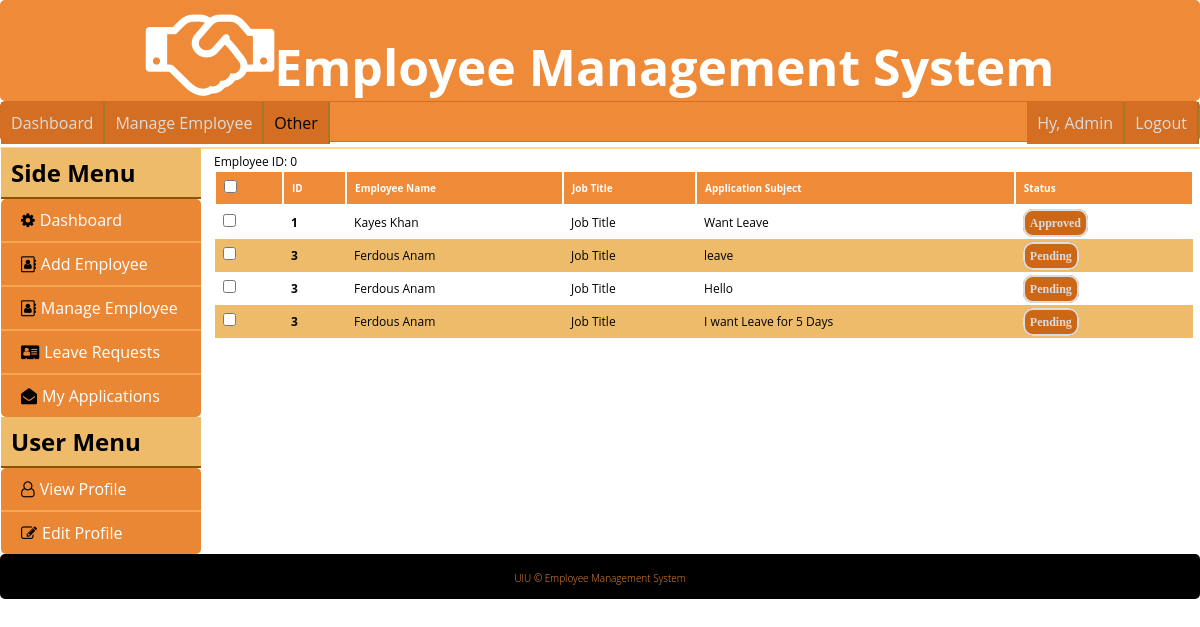
Page /manageleave.php (signed in) on the committed database.
### tables this page shows
CREATE TABLE `tlb_leave_applications` (
  `id` int(11) NOT NULL,
  `employee_id` int(11) NOT NULL,
  `app_subject` varchar(255) NOT NULL,
  `app_body` text NOT NULL,
  `app_approval` tinyint(4) NOT NULL DEFAULT '0'
);

CREATE TABLE `employee` (
  `id` int(11) NOT NULL,
  `first_name` varchar(50) NOT NULL,
  `last_name` varchar(50) NOT NULL,
  `username` varchar(50) NOT NULL,
  `password` varchar(50) NOT NULL,
  `job_title` varchar(50) NOT NULL,
  `employment_status` varchar(50) NOT NULL,
  `sub_unit` varchar(50) NOT NULL,
  `supervisor_id` int(11) NOT NULL,
  `cell_phone` varchar(20) NOT NULL,
  `home_phone` varchar(20) NOT NULL,
  `email` varchar(50) NOT NULL,
  `emergency_contact_name` varchar(50) NOT NULL,
  `emergency_contact_number` varchar(20) NOT NULL,
  `current_address` varchar(255) NOT NULL,
  `permanent_address` varchar(255) NOT NULL,
  `dob` date NOT NULL,
  `blood_group` varchar(3) NOT NULL,
  `gender` tinyint(4) NOT NULL,
  `image` varchar(255) NOT NULL
);

### lib/Database.php (called while the page is built, shortened)
<?php
Class Database{
 public $host   = DB_HOST;
 public $user   = DB_USER;
 public $pass   = DB_PASS;
 public $dbname = DB_NAME;
 public $link;
private function connectDB(){
 $this->link = new mysqli($this->host, $this->user, $this->pass,
  $this->dbname);
 }
public function select($query){
  $result = $this->link->query($query) or
   die($this->link->error.__LINE__);
  if($result->num_rows > 0){
    return $result;
  } else {
    return false;
  }
 }
}

### lib/Session.php (called while the page is built, shortened)
<?php
class Session{
 public static function get($key){
  if (isset($_SESSION[$key])) {
   return $_SESSION[$key];
  } else {
   return false;
  }
 }
}
?>

### classes/Application.php (called while the page is built, shortened)
<?php
	$filepath = realpath(dirname(__FILE__));
	include_once($filepath.'/../lib/Session.php');
	include_once($filepath.'/../lib/Database.php');
?>
<?php
class Application
{
	private $db;
	public function __construct(){
		$this->db = new Database();
	}
	public function getApplicationsBySupervisor($supervisor_id)
	{
		if ($supervisor_id == 0) {
			$query = "SELECT * FROM tlb_leave_applications JOIN employee
						ON tlb_leave_applications.employee_id = employee.id";
		}
		else {
			$query = "SELECT * FROM tlb_leave_applications JOIN employee
						ON tlb_leave_applications.employee_id = employee.id
						WHERE employee.supervisor_id = '$supervisor_id'";
		}
		$result = $this->db->select($query);
		return $result;
	}
}
?>

### manageleave.php (the view, shortened to what this page needs)
<?php include 'inc/header.php'; ?>
<?php include 'plugins/leftsidebar.php'; ?>
<div class="main-content tableview">
	<table id="tablelist">
	  <thead>
	  <tr class="active">
	    <th><input type="checkbox" name="checked_id"></th>
	    <th>ID</th>
	    <th>Employee Name</th>
	    <th>Job Title</th>
	    <th>Application Subject</th>
	    <th>Status</th>
	  </tr>
	  </thead>
	  <tbody>
	  <?php
	  	$emId = Session::get("employee_id");
	    $getApp = $app->getApplicationsBySupervisor($emId);
	    if ($getApp) {
	      while ($result = $getApp->fetch_assoc()) {
	   ?>
	  <tr><a href="#">
	  	<td><input type="checkbox" name=""></td>
	  	<td><a href="leaveApp.php?appid=<?= $result['id'] ?>"><?php echo $result['id']; ?></a></td>
	    <td><?= $result['first_name'], " ", $result['last_name'] ?></td>
	    <td>Job Title</td>
	    <td><?= $result['app_subject'] ?></td>
	    <td>
	    	<a class="btn btn-default" href="leaveApp.php?appid=<?php echo $result['id']; ?>">
	    		<?php
		    		if ($result['app_approval'] == 0) {
		    			echo "Pending";
		    		}
		    		elseif ($result['app_approval'] == 1) {
		    			echo "Approved";
		    		}
		    		else {
		    			echo "Rejected";
		    		}
		    	 ?>
	    	</a>
	    </td>
	    </a>
	  </tr>
	  <?php
	      }
	    }
	  ?>
	  </tbody>
	</table>
</div>
<?php include 'inc/footer.php'; ?>

### css/style.css (style rules this page uses)
* { margin: 0; padding: 0; outline: 0; }
body { font-family: "Open Sans",sans-serif; }
table { border-collapse: collapse; width: 100%; }
th, td { text-align: left; padding: 8px; }
tr:nth-child(even) { background-color: #f2f2f2 }
th { background-color: #4CAF50; color: white; }
div { border-radius: 5px; }
.main-content { float: right; padding: 5px; width: 980px; }
.tableview { font-size: 12px; }
.tableview table { border-collapse: collapse; width: 100%; font-size: 12px; }
.tableview th, td { text-align: left; padding: 8px; }
.tableview th a, td a { color: #000; font-weight: bold; text-decoration: none; }
.tableview tr:nth-child(even) { background: #edbb69 none repeat scroll 0 0; }
.tableview th { background-color: #ef8a38; border: 2px solid #fff; color: white; font-size: 10px; }

### css/main.css (style rules this page uses)
.btn { padding: 5px; text-align: center; text-decoration: none; }
.btn-default { background: #cc6715 none repeat scroll 0 0; border: 2px solid; border-radius: 10px; color: #ddd; font-family: icon; font-weight: bold; }

### rows in the picture
tlb_leave_applications: employee "1", employee.first_name "Kayes", employee.last_name "Khan", app_subject "Want Leave", app_approval "Approved"
tlb_leave_applications: employee "3", employee.first_name "Ferdous", employee.last_name "Anam", app_subject "leave", app_approval "Pending"
tlb_leave_applications: employee "3", employee.first_name "Ferdous", employee.last_name "Anam", app_subject "Hello", app_approval "Pending"
tlb_leave_applications: employee "3", employee.first_name "Ferdous", employee.last_name "Anam", app_subject "I want Leave for 5 Days", app_approval "Pending"

### other values in the picture
Session::get('first_name') "Admin"
